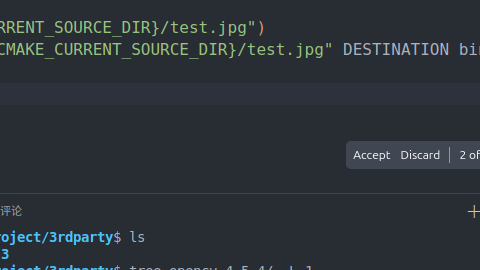
//> input picture src/opencv_test/test.jpg, 480 x 270 px
$ ./main test.jpg   (built with g++ and OpenCV 4)
//> lines starting //> are read from the running program, lines starting //| are printed output that depends on the picture
#include <opencv2/opencv.hpp>
#include <iostream>
#include <string>

int main(int argc, char** argv)
{
    // 打印OpenCV版本
    std::cout << "OpenCV版本: " << CV_VERSION << std::endl;

    // 检查命令行参数
    if (argc != 2) {
        std::cout << "用法: " << argv[0] << " <图像路径>" << std::endl;
        return -1;
    }

    // 读取图像
    std::string imagePath = argv[1];
    cv::Mat image = cv::imread(imagePath);
//> image is the input picture: 270 rows x 480 cols, CV_8UC3; mean B, G, R 56, 49.5, 44.2

    // 检查图像是否成功加载
    if (image.empty()) {
        std::cerr << "错误: 无法加载图像 " << imagePath << std::endl;
        return -1;
    }

    // 显示原始图像信息
    std::cout << "图像信息:" << std::endl;
    std::cout << " - 尺寸: " << image.cols << "x" << image.rows << std::endl;
//|  - 尺寸: 480x270
    std::cout << " - 通道数: " << image.channels() << std::endl;
//|  - 通道数: 3
    std::cout << " - 类型: " << image.type() << std::endl;
//|  - 类型: 16

    // 转换为灰度图
    cv::Mat grayImage;
    cv::cvtColor(image, grayImage, cv::COLOR_BGR2GRAY);
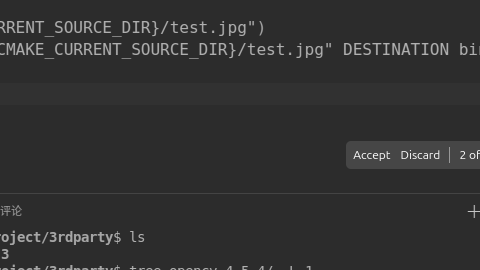
//> grayImage: 270 rows x 480 cols, CV_8UC1; min 44, max 247, mean 49

    // 应用高斯模糊
    cv::Mat blurredImage;
    cv::GaussianBlur(grayImage, blurredImage, cv::Size(5, 5), 0);
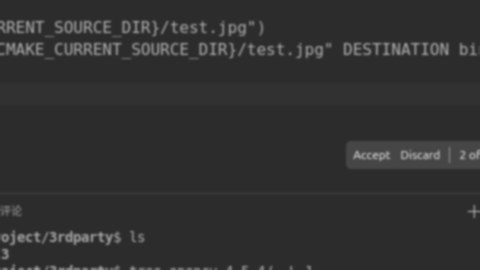
//> blurredImage: 270 rows x 480 cols, CV_8UC1; min 44, max 154, mean 49

    // 应用Canny边缘检测
    cv::Mat edgesImage;
    cv::Canny(blurredImage, edgesImage, 50, 150);
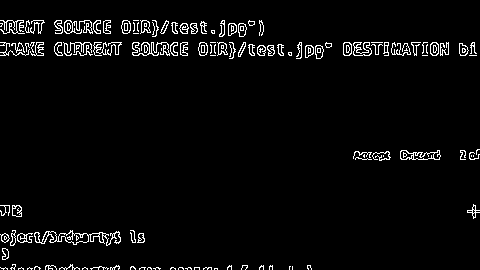
//> edgesImage: 270 rows x 480 cols, CV_8UC1; 3.7% white in thin lines or dots

    // 保存处理后的图像
    std::string outputPath = "edges_" + imagePath.substr(imagePath.find_last_of("/\\") + 1);
    cv::imwrite(outputPath, edgesImage);
    std::cout << "已保存处理后的图像至: " << outputPath << std::endl;

    // 如果是桌面环境，显示图像
    #ifndef __aarch64__
    cv::imshow("原始图像", image);
    cv::imshow("边缘检测", edgesImage);
    cv::waitKey(0);
    #endif

    return 0;
}
